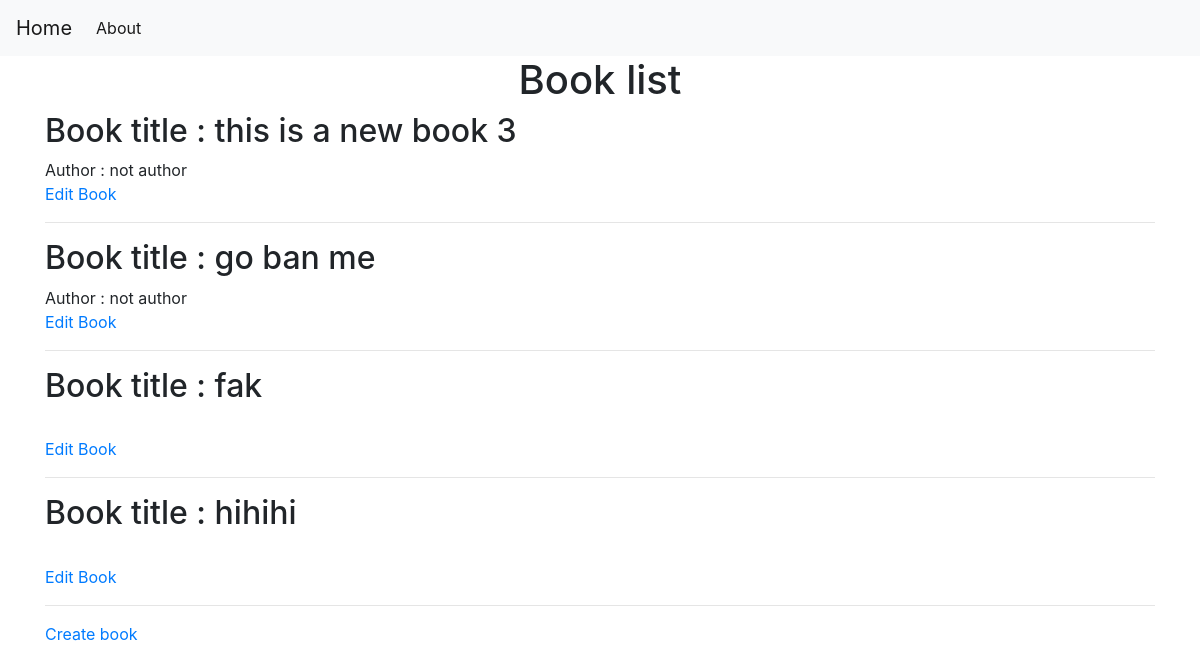
Screenshot of /book with the database file from the repository.
### tables this page shows
CREATE TABLE book (
    bookid INTEGER PRIMARY KEY ,
    title TEXT NOT NULL,
    authorid INTEGER,
    FOREIGN KEY(authorid) REFERENCES author(authorid)
);

CREATE TABLE author (
    authorid INTEGER PRIMARY KEY ,
    name TEXT NOT NULL,
    priority TEXT NOT NULL
);

### app.py (the view)
@app.route('/book')
def showbook():
    conn = get_db_connection()
    books = conn.execute('SELECT * FROM book').fetchall()
    authors = conn.execute('SELECT * FROM author').fetchall()
    conn.close()
    return render_template('show_book.html', books=books,authors=authors)

### app.py (called while the page is built)
def get_db_connection():
    conn = sqlite3.connect('database.db')
    conn.row_factory = sqlite3.Row
    return conn

### templates/show_book.html (shortened to what this page needs)
{% extends 'base.html' %}
{% block content %}
    <h1>{% block title %} <center> Book list </center> {% endblock %}</h1>
    {% for book in books %}
            <h2>Book title : {{ book.title }}</h2>
            {% for author in authors %}
                {% if book.authorid == author.authorid%}
                    Author : {{ author.name }}
                {% endif %}
            {% endfor %}
        <br>
        <a href="{{ url_for('editbook',id= book.bookid) }}">Edit Book</a>
        <hr>
    {% endfor %}
    <a href="{{ url_for('createbook')}}">Create book</a>
{% endblock %}

### rows the page displays
book: title "this is a new book 3"
author: name "not author"
book: title "go ban me"
book: title "fak"
book: title "hihihi"
